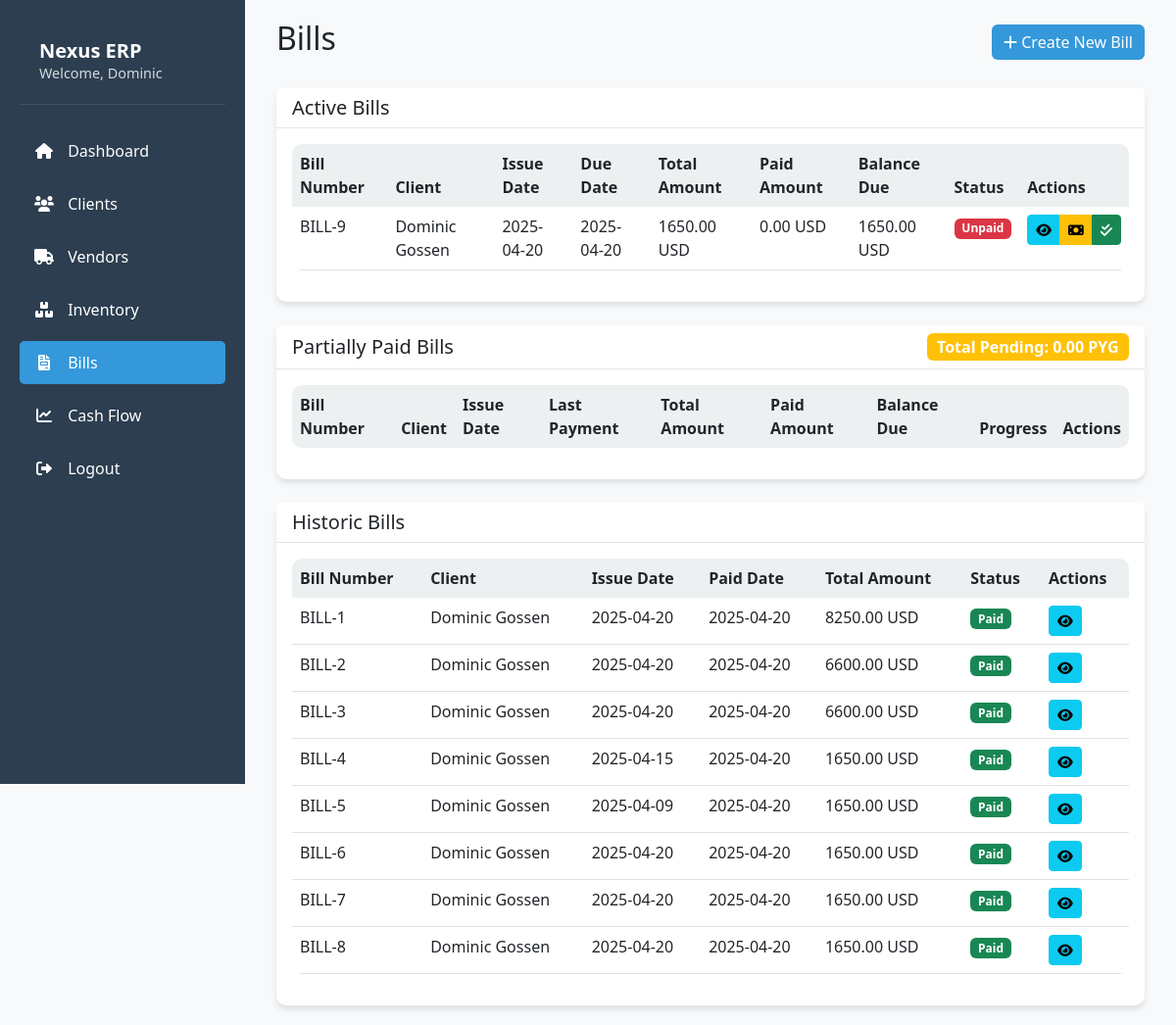
Page /bills (signed in) on the committed database.
### models.py (models this page shows, shortened)
class User(UserMixin, db.Model):
    id = db.Column(db.Integer, primary_key=True)
    username = db.Column(db.String(80), unique=True, nullable=False)
    password = db.Column(db.String(120), nullable=False)

class Bill(db.Model):
    __tablename__ = 'bills'
    id = db.Column(db.Integer, primary_key=True)
    user_id = db.Column(db.Integer, db.ForeignKey('user.id'), nullable=False)
    client_id = db.Column(db.Integer, db.ForeignKey('client.id'), nullable=False)
    vendor_id = db.Column(db.Integer, db.ForeignKey('vendors.id'), nullable=True)
    bill_number = db.Column(db.String(50), unique=True)
    issue_date = db.Column(db.Date, nullable=False)
    due_date = db.Column(db.Date, nullable=False)
    total_amount = db.Column(db.Numeric(10, 2), nullable=False)
    paid_amount = db.Column(db.Numeric(10, 2))
    currency = db.Column(db.String(3), default='PYG')
    status = db.Column(db.String(20), default='Pending')  # Pending, Partially Paid, Paid
    notes = db.Column(db.Text)
    paid_date = db.Column(db.Date)
    created_at = db.Column(db.DateTime, default=datetime.utcnow)
    updated_at = db.Column(db.DateTime, default=datetime.utcnow, onupdate=datetime.utcnow)
    client = db.relationship('Client', backref='client_bills')
    vendor = db.relationship('Vendor', backref='vendor_bills')
    items = db.relationship('BillItem', backref='parent_bill', cascade='all, delete-orphan')
    payments = db.relationship('Payment', backref='bill', cascade='all, delete-orphan')

class Client(db.Model):
    __tablename__ = 'client'
    id = db.Column(db.Integer, primary_key=True)
    user_id = db.Column(db.Integer, db.ForeignKey('user.id'), nullable=True)
    name = db.Column(db.String(100), nullable=False)
    email = db.Column(db.String(100), nullable=False)
    tax_id = db.Column(db.String(50))
    payment_terms = db.Column(db.String(50))
    notes = db.Column(db.Text)
    created_at = db.Column(db.DateTime, default=datetime.utcnow)
    updated_at = db.Column(db.DateTime, default=datetime.utcnow, onupdate=datetime.utcnow)
    tags = db.relationship('Tag', secondary=client_tag, backref='clients', lazy=True)
    contacts = db.relationship('Contact', backref='client', lazy=True)

### app.py (the view)
@app.route('/bills')
@login_required
def bills():
    active_bills = Bill.query.filter_by(user_id=current_user.id, status='Unpaid').all()
    partially_paid_bills = Bill.query.filter_by(user_id=current_user.id, status='Partially Paid').all()
    historic_bills = Bill.query.filter_by(user_id=current_user.id, status='Paid').all()
    partially_paid_total = sum(
        convert_to_pyg(bill.total_amount - (bill.paid_amount or 0), bill.currency)
        for bill in partially_paid_bills
    )
    clients = Client.query.filter_by(user_id=current_user.id).all()
    products = Product.query.filter_by(user_id=current_user.id).all()
    return render_template('bills.html',
                         active_bills=active_bills + partially_paid_bills,
                         historic_bills=historic_bills,
                         partially_paid_total=partially_paid_total,
                         clients=clients,
                         products=products)

### app.py (called while the page is built)
@app.template_filter('format_currency')
def format_currency_filter(value):
    try:
        return "{:,.2f}".format(float(value))
    except (ValueError, TypeError):
        return "0.00"

@login_manager.user_loader
def load_user(user_id):
    return User.query.get(int(user_id))

### templates/bills.html (shortened to what this page needs)
{% extends "base.html" %}
{% block content %}
<div class="container-fluid">
    <div class="row mb-4">
        <div class="col-12">
            <div class="d-flex justify-content-between align-items-center">
                <h2>Bills</h2>
                <button type="button" class="btn btn-primary" data-bs-toggle="modal" data-bs-target="#createBillModal">
                    <i class="fas fa-plus"></i> Create New Bill
                </button>
            </div>
        </div>
    </div>
    <div class="row mb-4">
        <div class="col-12">
            <div class="card">
                <div class="card-header">
                    <h5 class="mb-0">Active Bills</h5>
                </div>
                <div class="card-body">
                    <div class="table-responsive">
                        <table class="table">
                            <thead>
                                <tr>
                                    <th>Bill Number</th>
                                    <th>Client</th>
                                    <th>Issue Date</th>
                                    <th>Due Date</th>
                                    <th>Total Amount</th>
                                    <th>Paid Amount</th>
                                    <th>Balance Due</th>
                                    <th>Status</th>
                                    <th>Actions</th>
                                </tr>
                            </thead>
                            <tbody>
                                {% for bill in active_bills %}
                                {% if bill.status == 'Unpaid' %}
                                <tr>
                                    <td>{{ bill.bill_number }}</td>
                                    <td>{{ bill.client.name }}</td>
                                    <td>{{ bill.issue_date.strftime('%Y-%m-%d') }}</td>
                                    <td>{{ bill.due_date.strftime('%Y-%m-%d') }}</td>
                                    <td>{{ "%.2f"|format(bill.total_amount) }} {{ bill.currency }}</td>
                                    <td>{{ "%.2f"|format(bill.paid_amount or 0) }} {{ bill.currency }}</td>
                                    <td>{{ "%.2f"|format(bill.total_amount - (bill.paid_amount or 0)) }} {{ bill.currency }}</td>
                                    <td>
                                        <span class="badge bg-danger">
                                            {{ bill.status }}
                                        </span>
                                    </td>
                                    <td>
                                        <div class="btn-group">
                                            <a href="{{ url_for('bill_detail', bill_id=bill.id) }}" class="btn btn-sm btn-info" title="View Details">
                                                <i class="fas fa-eye"></i>
                                            </a>
                                            <button type="button" class="btn btn-sm btn-warning" data-bs-toggle="modal"
                                                    data-bs-target="#paymentModal{{ bill.id }}" title="Record Payment">
                                                <i class="fas fa-money-bill"></i>
                                            </button>
                                            <button type="button" class="btn btn-sm btn-success" data-bs-toggle="modal"
                                                    data-bs-target="#fullPaymentModal{{ bill.id }}" title="Pay in Full">
                                                <i class="fas fa-check-double"></i>
                                            </button>
                                        </div>
                                    </td>
                                </tr>
                                {% endif %}
                                {% endfor %}
                            </tbody>
                        </table>
                    </div>
                </div>
            </div>
        </div>
    </div>
    <div class="row mb-4">
        <div class="col-12">
            <div class="card">
                <div class="card-header d-flex justify-content-between align-items-center">
                    <h5 class="mb-0">Partially Paid Bills</h5>
                    <span class="badge bg-warning" style="font-size: 1rem;">
                        Total Pending: {{ partially_paid_total|format_currency }} PYG
                    </span>
                </div>
                <div class="card-body">
                    <div class="table-responsive">
                        <table class="table">
                            <thead>
                                <tr>
                                    <th>Bill Number</th>
                                    <th>Client</th>
                                    <th>Issue Date</th>
                                    <th>Last Payment</th>
                                    <th>Total Amount</th>
                                    <th>Paid Amount</th>
                                    <th>Balance Due</th>
                                    <th>Progress</th>
                                    <th>Actions</th>
                                </tr>
                            </thead>
                        </table>
                    </div>
                </div>
            </div>
        </div>
    </div>
    <div class="row">
        <div class="col-12">
            <div class="card">
                <div class="card-header">
                    <h5 class="mb-0">Historic Bills</h5>
                </div>
                <div class="card-body">
                    <div class="table-responsive">
                        <table class="table">
                            <thead>
                                <tr>
                                    <th>Bill Number</th>
                                    <th>Client</th>
                                    <th>Issue Date</th>
                                    <th>Paid Date</th>
                                    <th>Total Amount</th>
                                    <th>Status</th>
                                    <th>Actions</th>
                                </tr>
                            </thead>
                            <tbody>
                                {% for bill in historic_bills %}
                                <tr>
                                    <td>{{ bill.bill_number }}</td>
                                    <td>{{ bill.client.name }}</td>
                                    <td>{{ bill.issue_date.strftime('%Y-%m-%d') }}</td>
                                    <td>{{ bill.paid_date.strftime('%Y-%m-%d') if bill.paid_date else 'N/A' }}</td>
                                    <td>{{ "%.2f"|format(bill.total_amount) }} {{ bill.currency }}</td>
                                    <td>
                                        <span class="badge bg-success">{{ bill.status }}</span>
                                    </td>
                                    <td>
                                        <a href="{{ url_for('bill_detail', bill_id=bill.id) }}" class="btn btn-sm btn-info">
                                            <i class="fas fa-eye"></i>
                                        </a>
                                    </td>
                                </tr>
                                {% endfor %}
                            </tbody>
                        </table>
                    </div>
                </div>
            </div>
        </div>
    </div>
</div>
{% endblock %}

### templates/base.html (shortened to what this page needs)
<!DOCTYPE html>
<html lang="en">
<head>
    <link href="https://cdn.jsdelivr.net/npm/bootstrap@5.3.0/dist/css/bootstrap.min.css" rel="stylesheet">
    <link href="https://cdnjs.cloudflare.com/ajax/libs/font-awesome/6.0.0/css/all.min.css" rel="stylesheet">
</head>
<body>
    <div class="sidebar">
        <div class="user-info">
            <h5>Nexus ERP</h5>
            {% if current_user.is_authenticated %}
            <p>Welcome, {{ current_user.username }}</p>
            {% else %}
            <p>Enterprise Resource Planning</p>
            {% endif %}
        </div>
        <nav class="nav flex-column">
            <a class="nav-link {% if request.endpoint == 'home' %}active{% endif %}" href="{{ url_for('home') }}">
                <i class="fas fa-home"></i> Dashboard
            </a>
            <a class="nav-link {% if request.endpoint == 'clients' %}active{% endif %}" href="{{ url_for('clients') }}">
                <i class="fas fa-users"></i> Clients
            </a>
            <a class="nav-link {% if request.endpoint == 'vendors' %}active{% endif %}" href="{{ url_for('vendors') }}">
                <i class="fas fa-truck"></i> Vendors
            </a>
            <a class="nav-link {% if request.endpoint == 'inventory_page' %}active{% endif %}" href="{{ url_for('inventory_page') }}">
                <i class="fas fa-boxes"></i> Inventory
            </a>
            <a class="nav-link {% if request.endpoint == 'bills' %}active{% endif %}" href="{{ url_for('bills') }}">
                <i class="fas fa-file-invoice"></i> Bills
            </a>
            <a class="nav-link {% if request.endpoint == 'cash_flow' %}active{% endif %}" href="{{ url_for('cash_flow') }}">
                <i class="fas fa-chart-line"></i> Cash Flow
            </a>
            <a class="nav-link" href="{{ url_for('logout') }}">
                <i class="fas fa-sign-out-alt"></i> Logout
            </a>
        </nav>
    </div>
    <div class="main-content">
        {% block content %}{% endblock %}
    </div>
</body>
</html>

### templates/base.html (style rules this page uses)
:root { --primary-color: #2c3e50; --secondary-color: #34495e; --accent-color: #3498db; --success-color: #2ecc71; --warning-color: #f1c40f; --danger-color: #e74c3c; --light-color: #ecf0f1; --dark-color: #2c3e50; }
body { background-color: #f8f9fa; font-family: 'Segoe UI', Tahoma, Geneva, Verdana, sans-serif; }
.sidebar { background-color: var(--primary-color); min-height: 100vh; padding: 20px; position: fixed; width: 250px; left: 0; top: 0; color: white; }
.main-content { margin-left: 250px; padding: 20px; }
.nav-link { color: white; padding: 10px 15px; margin: 5px 0; border-radius: 5px; transition: all 0.3s; }
.nav-link.active { background-color: var(--accent-color); }
.nav-link i { margin-right: 10px; width: 20px; text-align: center; }
.card { border: none; border-radius: 10px; box-shadow: 0 4px 6px rgba(0, 0, 0, 0.1); transition: transform 0.3s; }
.card-header { background-color: white; border-bottom: 1px solid rgba(0, 0, 0, 0.1); font-weight: 600; }
.btn-primary { background-color: var(--accent-color); border: none; }
.table { background-color: white; border-radius: 10px; overflow: hidden; }
.table thead th { background-color: var(--light-color); border: none; }
.user-info { padding: 20px; border-bottom: 1px solid rgba(255, 255, 255, 0.1); margin-bottom: 20px; }
.user-info h5 { margin: 0; font-weight: 600; }
.user-info p { margin: 0; font-size: 0.9rem; opacity: 0.8; }

### rows in the picture
User: username "Dominic"
Bill: bill_number "BILL-9", client.name "Dominic Gossen", issue_date "2025-04-20", due_date "2025-04-20", total_amount "1650.00", currency "USD", paid_amount "0.00", bill.total_amount-(bill.paid_amountor0) "1650.00", status "Unpaid"
Bill: bill_number "BILL-1", client.name "Dominic Gossen", issue_date "2025-04-20", paid_date "2025-04-20", total_amount "8250.00", currency "USD", status "Paid"
Bill: bill_number "BILL-2", client.name "Dominic Gossen", issue_date "2025-04-20", paid_date "2025-04-20", total_amount "6600.00", currency "USD", status "Paid"
Bill: bill_number "BILL-3", client.name "Dominic Gossen", issue_date "2025-04-20", paid_date "2025-04-20", total_amount "6600.00", currency "USD", status "Paid"
Bill: bill_number "BILL-4", client.name "Dominic Gossen", issue_date "2025-04-15", paid_date "2025-04-20", total_amount "1650.00", currency "USD", status "Paid"
Bill: bill_number "BILL-5", client.name "Dominic Gossen", issue_date "2025-04-09", paid_date "2025-04-20", total_amount "1650.00", currency "USD", status "Paid"
Bill: bill_number "BILL-6", client.name "Dominic Gossen", issue_date "2025-04-20", paid_date "2025-04-20", total_amount "1650.00", currency "USD", status "Paid"
Bill: bill_number "BILL-7", client.name "Dominic Gossen", issue_date "2025-04-20", paid_date "2025-04-20", total_amount "1650.00", currency "USD", status "Paid"
Bill: bill_number "BILL-8", client.name "Dominic Gossen", issue_date "2025-04-20", paid_date "2025-04-20", total_amount "1650.00", currency "USD", status "Paid"

### other values in the picture
{{ partially_paid_total|format_currency }} "0.00"
